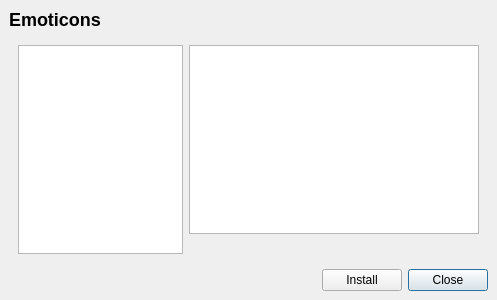
<ui version="4.0" >
 <class>Extra</class>
 <widget class="QDialog" name="Extra" >
  <property name="geometry" >
   <rect>
    <x>0</x>
    <y>0</y>
    <width>497</width>
    <height>300</height>
   </rect>
  </property>
  <property name="windowTitle" >
   <string>Jabbim Extra</string>
  </property>
  <property name="windowIcon" >
   <iconset>images/16x16/apps/jabbim.png</iconset>
  </property>
  <layout class="QGridLayout" >
   <property name="margin" >
    <number>9</number>
   </property>
   <property name="spacing" >
    <number>6</number>
   </property>
   <item row="1" column="0" colspan="3" >
    <widget class="QStackedWidget" name="stackedWidget" >
     <property name="currentIndex" >
      <number>0</number>
     </property>
     <widget class="QWidget" name="page" >
      <layout class="QGridLayout" >
       <property name="margin" >
        <number>9</number>
       </property>
       <property name="spacing" >
        <number>6</number>
       </property>
       <item rowspan="2" row="0" column="0" >
        <widget class="QListWidget" name="listWidget" >
         <property name="maximumSize" >
          <size>
           <width>165</width>
           <height>16777215</height>
          </size>
         </property>
        </widget>
       </item>
       <item row="1" column="1" >
        <widget class="QLabel" name="preview" >
         <property name="text" >
          <string/>
         </property>
        </widget>
       </item>
       <item row="0" column="1" >
        <widget class="QTextBrowser" name="textBrowser" />
       </item>
      </layout>
     </widget>
     <widget class="QWidget" name="page_2" >
      <layout class="QGridLayout" >
       <property name="margin" >
        <number>9</number>
       </property>
       <property name="spacing" >
        <number>6</number>
       </property>
       <item row="1" column="0" >
        <spacer>
         <property name="orientation" >
          <enum>Qt::Vertical</enum>
         </property>
         <property name="sizeHint" >
          <size>
           <width>20</width>
           <height>171</height>
          </size>
         </property>
        </spacer>
       </item>
       <item row="0" column="0" >
        <widget class="QWidget" native="1" name="prog" />
       </item>
      </layout>
     </widget>
    </widget>
   </item>
   <item row="2" column="0" >
    <spacer>
     <property name="orientation" >
      <enum>Qt::Horizontal</enum>
     </property>
     <property name="sizeHint" >
      <size>
       <width>241</width>
       <height>20</height>
      </size>
     </property>
    </spacer>
   </item>
   <item row="2" column="2" >
    <widget class="QPushButton" name="pushButton_2" >
     <property name="text" >
      <string>Close</string>
     </property>
    </widget>
   </item>
   <item row="2" column="1" >
    <widget class="QPushButton" name="pushButton" >
     <property name="text" >
      <string>Install</string>
     </property>
    </widget>
   </item>
   <item row="0" column="0" >
    <widget class="QLabel" name="label" >
     <property name="text" >
      <string>&lt;h2>Emoticons&lt;/h2></string>
     </property>
    </widget>
   </item>
  </layout>
 </widget>
 <resources/>
 <connections>
  <connection>
   <sender>pushButton</sender>
   <signal>clicked()</signal>
   <receiver>Extra</receiver>
   <slot>accept()</slot>
   <hints>
    <hint type="sourcelabel" >
     <x>318</x>
     <y>272</y>
    </hint>
    <hint type="destinationlabel" >
     <x>206</x>
     <y>263</y>
    </hint>
   </hints>
  </connection>
  <connection>
   <sender>pushButton_2</sender>
   <signal>clicked()</signal>
   <receiver>Extra</receiver>
   <slot>reject()</slot>
   <hints>
    <hint type="sourcelabel" >
     <x>468</x>
     <y>263</y>
    </hint>
    <hint type="destinationlabel" >
     <x>500</x>
     <y>208</y>
    </hint>
   </hints>
  </connection>
 </connections>
</ui>
